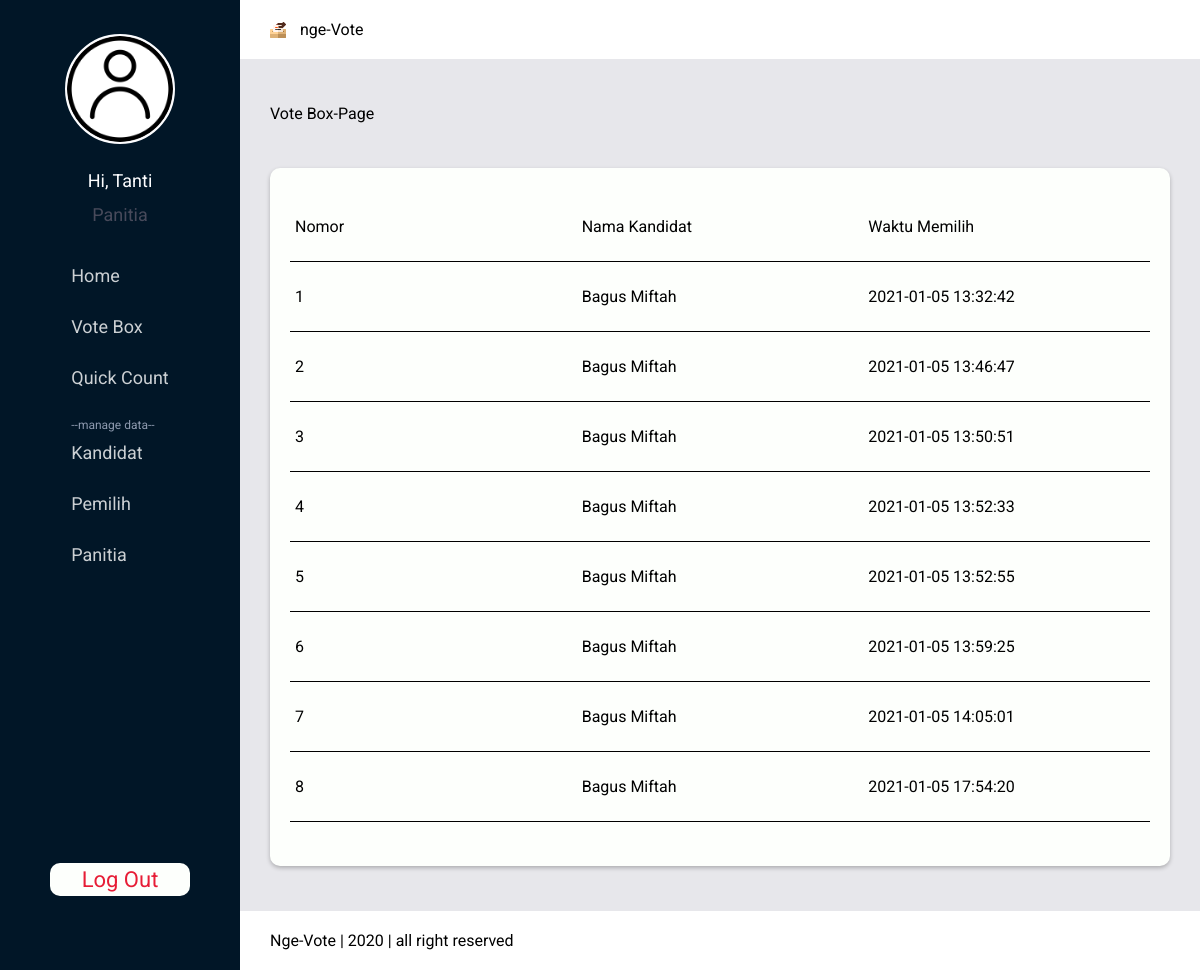
The app's page /index.php?page=data-kotak (signed in) with its own data.
### tables this page shows
CREATE TABLE `tb_vote` (
  `id_vote` int(11) NOT NULL,
  `id_calon` varchar(2) NOT NULL,
  `id_pemilih` int(11) NOT NULL,
  `waktu` timestamp NOT NULL DEFAULT current_timestamp() ON UPDATE current_timestamp()
);

CREATE TABLE `tb_calon` (
  `id_calon` varchar(2) NOT NULL,
  `nama_calon` varchar(100) NOT NULL,
  `foto_calon` varchar(200) NOT NULL,
  `visi` text NOT NULL,
  `misi` text NOT NULL
);

### admin/kotak/data_kotak.php (the view, shortened to what this page needs)
<div class="title">Vote Box-Page</div>
<div class="table">
  <thead">
		<baris>
		  <kolom>Nomor</kolom>
		  <kolom>Nama Kandidat</kolom>
		  <kolom>Waktu Memilih</kolom>
		</baris>
  <tbody>
  	<?php
		$no=1;
		$sql = $koneksi->query("SELECT tb_calon.nama_calon, tb_vote.id_pemilih, tb_vote.waktu FROM tb_vote
				JOIN tb_calon ON tb_vote.id_calon=tb_calon.id_calon
				JOIN tb_pengguna ON tb_vote.id_pemilih=tb_pengguna.id_pengguna
			");
		while($data=$sql->fetch_assoc()) {
		 ?>
			<baris>
			  <kolom><?php echo $no++; ?></kolom>
			  <kolom><?php echo $data['nama_calon']; ?></kolom>
			  <kolom><?php echo $data['waktu']; ?></kolom>
			</baris>
		<?php } ?>
  </tbody>
</div>

### records on screen
tb_vote: id_calon.nama_calon "Bagus Miftah", waktu "2021-01-05 13:32:42"
tb_vote: id_calon.nama_calon "Bagus Miftah", waktu "2021-01-05 13:46:47"
tb_vote: id_calon.nama_calon "Bagus Miftah", waktu "2021-01-05 13:50:51"
tb_vote: id_calon.nama_calon "Bagus Miftah", waktu "2021-01-05 13:52:33"
tb_vote: id_calon.nama_calon "Bagus Miftah", waktu "2021-01-05 13:52:55"
tb_vote: id_calon.nama_calon "Bagus Miftah", waktu "2021-01-05 13:59:25"
tb_vote: id_calon.nama_calon "Bagus Miftah", waktu "2021-01-05 14:05:01"
tb_vote: id_calon.nama_calon "Bagus Miftah", waktu "2021-01-05 17:54:20"

### other values on screen
$data_nama "Tanti"
$data_level "Panitia"
